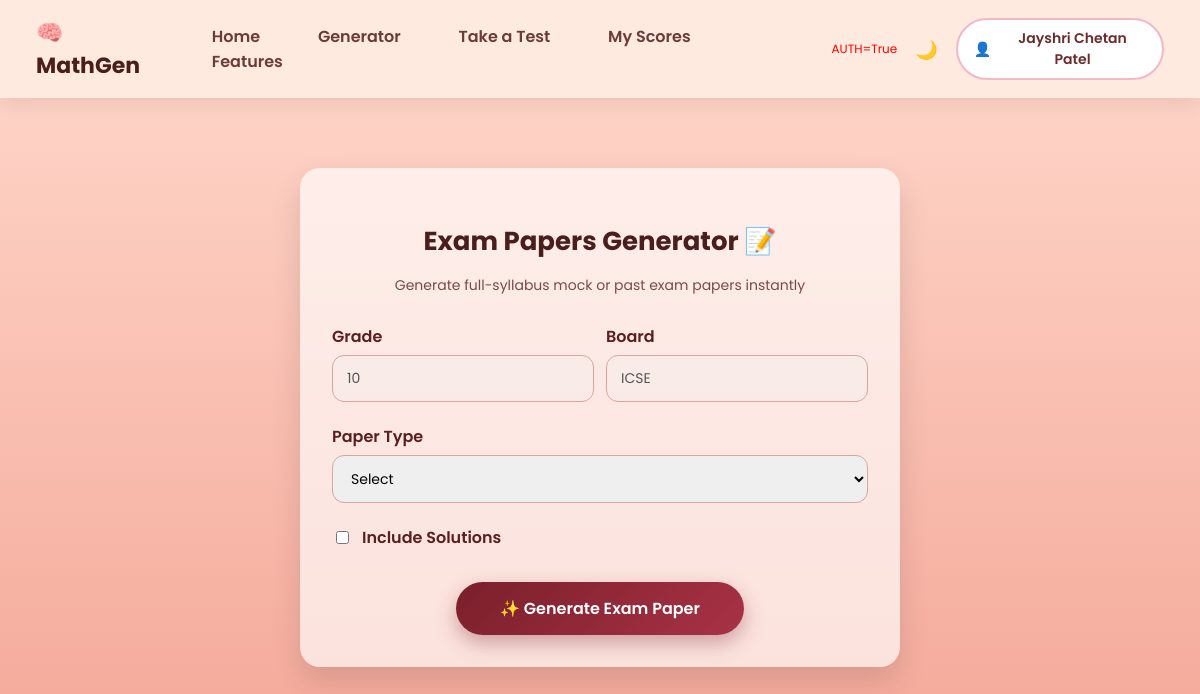
The page /exam-combo (signed in) on the database as committed earlier.
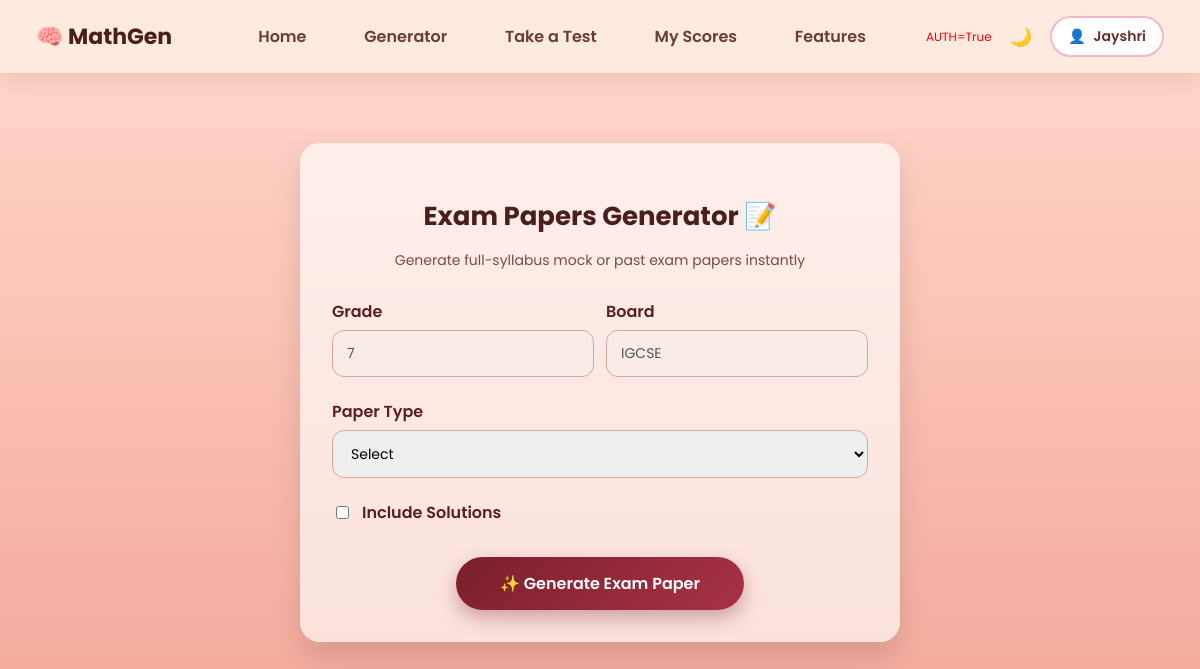
The same page on the database as committed later.
### server.py (models this page shows, shortened)
class User(UserMixin, db.Model):
    id = db.Column(db.Integer, primary_key=True)
    name = db.Column(db.String(100), nullable=False)
    email = db.Column(db.String(120), unique=True, nullable=False)
    country_code = db.Column(db.String(5), nullable=False, default="+91")  # ✅ ADD
    phone_number = db.Column(db.String(30), unique=True, nullable=True)
    grade = db.Column(db.String(20))
    password_hash = db.Column(db.String(256), nullable=True)
    age = db.Column(db.Integer, nullable=True)
    city = db.Column(db.String(100), nullable=True)
    postal_code = db.Column(db.String(20), nullable=True)
    timezone = db.Column(db.String(50), nullable=True)
    whatsapp_consent = db.Column(db.Boolean, default=False)
    newsletter_consent = db.Column(db.Boolean, default=False)
    board = db.Column(db.String(50), nullable=True)
    profile_completed = db.Column(db.Boolean, default=False)
    dob = db.Column(db.Date, nullable=True)

### server.py (the view)
@app.route("/exam-combo")
@login_required
def exam_combo_page():
    return render_template(
        "exam_combo.html",
        user_grade=current_user.grade,
        user_board=current_user.board
    )

### server.py (called while the page is built)
@app.context_processor
def inject_now():
    return {'now': datetime.now}

@login_manager.user_loader
def load_user(user_id):
    return User.query.get(int(user_id))

def clear_temp_dir():
    for f in os.listdir(TEMP_DIR):
        try:
            os.remove(os.path.join(TEMP_DIR, f))
        except:
            pass

@app.after_request
def cleanup_temp(response):
    if response.direct_passthrough:
        return response
    clear_temp_dir()
    return response

### templates/exam_combo.html (shortened to what this page needs)
{% extends "base.html" %}
{% block content %}
<div class="exam-container">
    <div class="exam-card">
        <h2 class="exam-title">Exam Papers Generator 📝</h2>
        <p class="exam-subtitle">
            Generate full-syllabus mock or past exam papers instantly
        </p>
        <form method="POST" action="/generate-exam-combo">
            <div class="inline-group">
    <div class="form-group">
        <label>Grade</label>
        <input
            type="text"
            class="pretty-select"
            value="{{ user_grade }}"
            disabled
        >
    </div>
    <div class="form-group">
        <label>Board</label>
        <input
            type="text"
            class="pretty-select"
            value="{{ user_board }}"
            disabled
        >
    </div>
</div>
            <div class="form-group">
                <label>Paper Type</label>
                <select
                    name="paper_type"
                    id="paperType"
                    class="pretty-select"
                    required
                    onchange="toggleYear()"
                >
                    <option value="">Select</option>
                </select>
            </div>
            <div class="checkbox-row">
                <input type="checkbox" name="include_answers" value="1">
                Include Solutions
            </div>
            <div class="generate-btn">
                <button type="submit">✨ Generate Exam Paper</button>
            </div>
        </form>
    </div>
</div>
{% endblock %}

### templates/base.html (shortened to what this page needs)
<!DOCTYPE html>
<html lang="en">
<head>
</head>
<body>
<div class="navbar">
    <div class="logo">🧠 MathGen</div>
    <nav class="nav-links">
    <a href="{{ url_for('landing_page') }}"
       class="{% if request.endpoint == 'landing_page' %}active{% endif %}">
        Home
    </a>
    <a href="{{ url_for('generate_worksheet') }}"
   class="nav-link {% if request.endpoint == 'generate_worksheet' %}active{% endif %}">
    Generator
</a>
    <a href="{{ url_for('job_exams') }}"
       class="{% if request.endpoint == 'job_exams' %}active{% endif %}">
        Take a Test
    </a>
    <a href="{{ url_for('my_scores') }}"
       class="{% if request.endpoint == 'my_scores' %}active{% endif %}">
        My Scores
    </a>
    <a href="{{ url_for('features') }}"
       class="{% if request.endpoint == 'features' %}active{% endif %}">
        Features
    </a>
</nav>
    <div class="nav-right">
        <span style="color:red;font-size:12px;">
AUTH={{ current_user.is_authenticated }}
</span>
    <div class="dark-toggle" onclick="toggleDark()">🌙</div>
    {% if current_user.is_authenticated %}
        <div class="profile" id="profileBox">
           <button type="button" class="profile-btn" onclick="toggleProfile()">
    👤 <span>{{ current_user.name }}</span>
</button>
        </div>
    {% else %}
        <a href="#" id="loginBtn">Login</a>
        <a href="{{ url_for('register') }}">Sign Up</a>
    {% endif %}
</div>
</div>
{% block content %}{% endblock %}
</body>
</html>

Rows that differ between the two databases and show on the page:
changed User: name "Jayshri Chetan Patel" → "Jayshri"; board "ICSE" → "IGCSE"
Other text that changed with them:
form field user_grade: "10" → "7"
